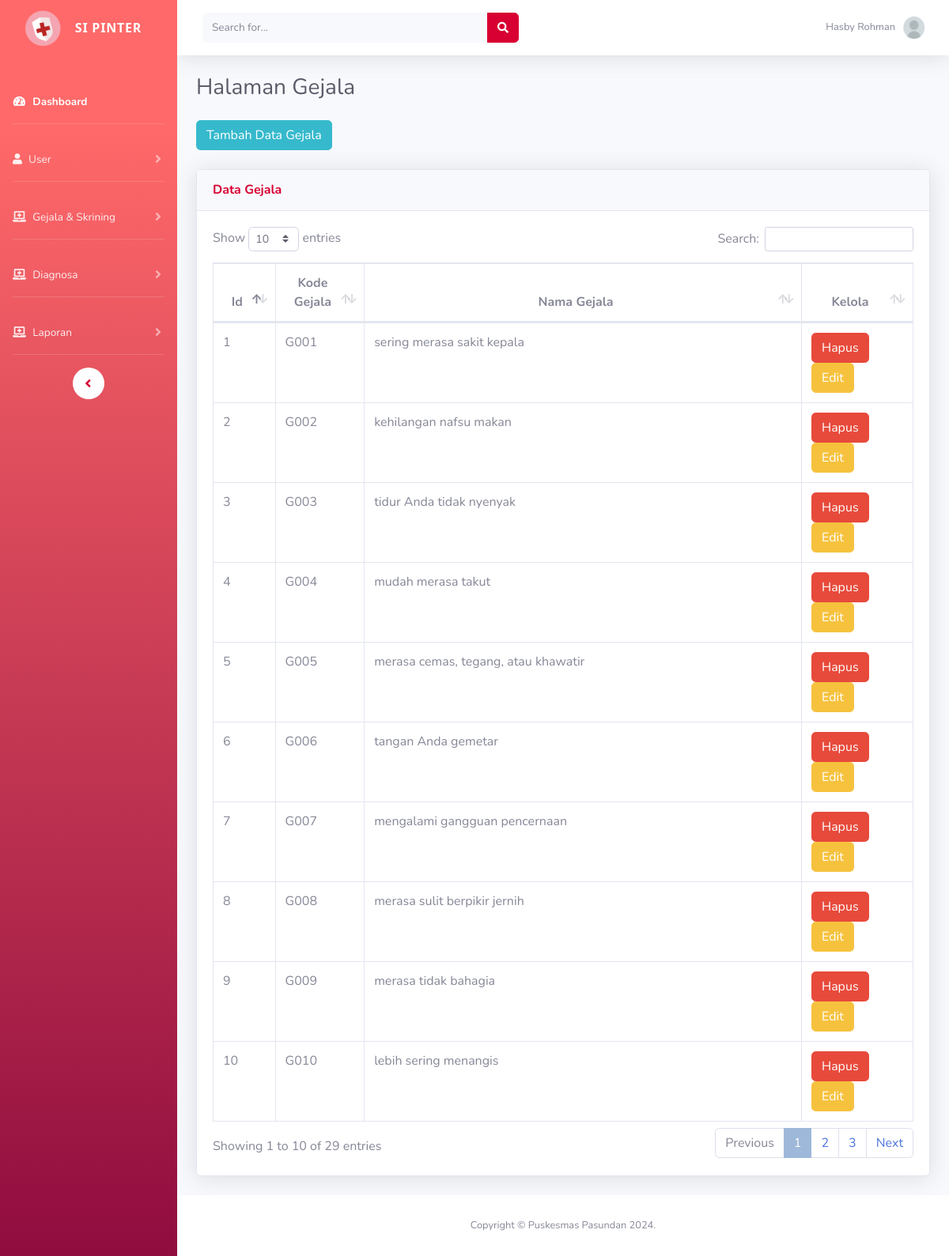
The page /indexGejala.php (signed in) on the database its author committed.
### tables this page shows
CREATE TABLE `user` (
  `id_user` int(11) NOT NULL,
  `role` varchar(20) NOT NULL,
  `nama` varchar(50) NOT NULL,
  `nama_lengkap` varchar(100) NOT NULL,
  `nik` varchar(16) NOT NULL,
  `email` varchar(50) NOT NULL,
  `ttl` date DEFAULT NULL,
  `tlp` varchar(15) NOT NULL,
  `password` varchar(200) NOT NULL
);

CREATE TABLE `gejala` (
  `id_gejala` int(11) NOT NULL,
  `kode_gejala` char(4) NOT NULL,
  `gejala` varchar(200) NOT NULL
);

### indexGejala.php (the view, shortened to what this page needs)
<?php
    include "function.php";
    $queryGejala = mysqli_query($koneksi, "SELECT * FROM gejala");
    $no=0;
    include 'sidebar.php';
?>
                <div class="container-fluid">
                    <h1 class="h3 mb-2 text-gray-800">Halaman Gejala</h1>
                                    <a href="" class="btn btn-info btn-icon-split" data-toggle="modal" data-target="#TambahGejala">
                                        <span class="text">Tambah Data Gejala</span>
                                    </a>
                    <div class="card shadow mb-4">
                        <div class="card-header py-3">
                            <h6 class="m-0 font-weight-bold text-primary">Data Gejala</h6>
                        </div>
                        <div class="card-body">
                        <form method="post" encytpe="multipart/form-data">
                            <div class="table-responsive">
                                <table class="table table-bordered" id="dataTable" width="100%" cellspacing="0">
                                    <thead>
                                        <tr>
                                            <th style="width: 20px; text-align: center;">Id</th>
                                            <th style="width: 40px; text-align: center;">Kode Gejala</th>
                                            <th style="width: 400px; text-align: center;">Nama Gejala</th>
                                            <th style="width: 70px; text-align: center;">Kelola</th>
                                        </tr>
                                    </thead>
                                    <tbody>
                                        <?php while ($data = mysqli_fetch_assoc($queryGejala)) {
                                            $no ++; ?>
                                        <tr>
                                            <td><?= $no?></td>
                                            <td><?= $data['kode_gejala']; ?></td>
                                            <td><?= $data['gejala']; ?></td>
                                            <td>
                                                <a href="function.php?act=hapusGejala&id_gejala=<?= $data['id_gejala']; ?>" onclick="return confirm('Yakin ingin menghapus data?');"class="btn btn-danger btn-icon-split">
                                                    <span class="text">Hapus</span>
                                                </a>
                                                <a href="ubahGejala.php?id_gejala=<?php echo $data["id_gejala"]; ?>" class="btn btn-warning btn-icon-split">
                                                    <span class="text">Edit</span>
                                                </a>
                                            </td>
                                        </tr>
                                        <?php } ?>
                                    </tbody>
                                </table>
                            </div>
                        </div>
                    </div>
                </div>
            </div>
            <footer class="sticky-footer bg-white">
                <div class="container my-auto">
                    <div class="copyright text-center my-auto">
                        <span>Copyright &copy; Puskesmas Pasundan 2024.</span>
                    </div>
                </div>
            </footer>
        </div>
    </div>
</body>
</html>

### sidebar.php (shortened to what this page needs)
<?php
    $tampiluser = mysqli_query($koneksi, "SELECT * FROM user where id_user = '$_SESSION[id_user]'");
    $tampil = mysqli_fetch_array($tampiluser);
?>
<!DOCTYPE html>
<html lang="en">
<head>
    <link href="vendor/fontawesome-free/css/all.min.css" rel="stylesheet" type="text/css">
    <link href="css/sb-admin-2.css" rel="stylesheet">
    <link href="vendor/datatables/dataTables.bootstrap4.min.css" rel="stylesheet">
</head>
<body id="page-top">
    <div id="wrapper">
        <ul class="navbar-nav bg-gradient-primary sidebar sidebar-dark accordion" id="accordionSidebar">
            <a class="sidebar-brand d-flex align-items-center justify-content-center" href="indexAdmin.php">
                <div class="sidebar-brand-icon rotate-n-15">
                    <img width="50px" src="gambar/Logo-Skrining.png" />
                </div>
                <div class="sidebar-brand-text mx-3">Si Pinter</div>
            </a>
            <li class="nav-item active" style="margin-top: 30px;">
                <a class="nav-link" href="indexAdmin.php">
                    <i class="fas fa-fw fa-tachometer-alt"></i>
                    <span>Dashboard</span></a>
            </li>
            <hr class="sidebar-divider">
            <li class="nav-item">
                <a class="nav-link collapsed" href="#" data-toggle="collapse" data-target="#collapseTwo"
                    aria-expanded="true" aria-controls="collapseTwo">
                    <i class="fas fa-user"></i>
                    <span>User</span>
                </a>
            </li>
            <hr class="sidebar-divider">
            <li class="nav-item">
                <a class="nav-link collapsed" href="#" data-toggle="collapse" data-target="#collapseUtilities"
                    aria-expanded="true" aria-controls="collapseUtilities">
                    <i class="fas fa-laptop-medical"></i>
                    <span>Gejala & Skrining</span>
                </a>
            </li>
            <hr class="sidebar-divider">
            <li class="nav-item">
                <a class="nav-link collapsed" href="#" data-toggle="collapse" data-target="#collapseDiagnosa"
                    aria-expanded="true" aria-controls="collapseUtilities">
                    <i class="fas fa-laptop-medical"></i>
                    <span>Diagnosa</span>
                </a>
            </li>
            <hr class="sidebar-divider">
            <li class="nav-item">
                <a class="nav-link collapsed" href="#" data-toggle="collapse" data-target="#collapselaporan"
                    aria-expanded="true" aria-controls="collapseUtilities">
                    <i class="fas fa-laptop-medical"></i>
                    <span>Laporan</span>
                </a>
            </li>
            <hr class="sidebar-divider d-none d-md-block">
            <div class="text-center d-none d-md-inline">
                <button class="rounded-circle border-0" id="sidebarToggle"></button>
            </div>
        </ul>
<div id="content-wrapper" class="d-flex flex-column">
<div id="content">
    <nav class="navbar navbar-expand navbar-light bg-white topbar mb-4 static-top shadow">
        <form
            class="d-none d-sm-inline-block form-inline mr-auto ml-md-3 my-2 my-md-0 mw-100 navbar-search">
            <div class="input-group">
                <input type="text" class="form-control bg-light border-0 small" placeholder="Search for..."
                    aria-label="Search" aria-describedby="basic-addon2">
                <div class="input-group-append">
                    <button class="btn btn-primary" type="button">
                        <i class="fas fa-search fa-sm"></i>
                    </button>
                </div>
            </div>
        </form>
        <ul class="navbar-nav ml-auto">
            <li class="nav-item dropdown no-arrow">
                <a class="nav-link dropdown-toggle" href="#" id="userDropdown" role="button"
                    data-toggle="dropdown" aria-haspopup="true" aria-expanded="false">
                    <span class="mr-2 d-none d-lg-inline text-gray-600 small"><?=$tampil['nama_lengkap']?></span>
                    <img class="img-profile rounded-circle"
                        src="gambar/User.png">
                </a>
            </li>
        </ul>
    </nav>

### rows shown on the page
user: nama_lengkap "Hasby Rohman"
gejala: kode_gejala "G001", gejala "sering merasa sakit kepala"
gejala: kode_gejala "G002", gejala "kehilangan nafsu makan"
gejala: kode_gejala "G003", gejala "tidur Anda tidak nyenyak"
gejala: kode_gejala "G004", gejala "mudah merasa takut"
gejala: kode_gejala "G005", gejala "merasa cemas, tegang, atau khawatir"
gejala: kode_gejala "G006", gejala "tangan Anda gemetar"
gejala: kode_gejala "G007", gejala "mengalami gangguan pencernaan"
gejala: kode_gejala "G008", gejala "merasa sulit berpikir jernih"
gejala: kode_gejala "G009", gejala "merasa tidak bahagia"
gejala: kode_gejala "G010", gejala "lebih sering menangis"
